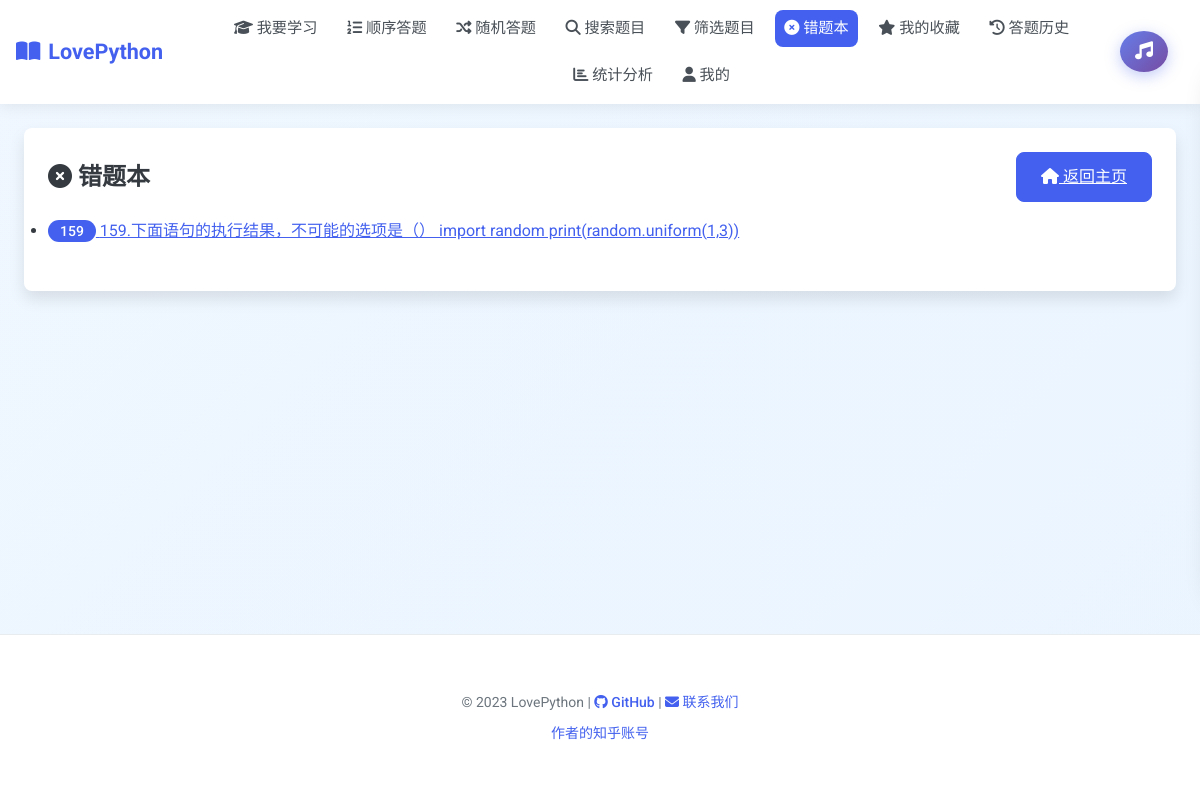
Screenshot of /wrong (signed in) with the database file from the repository.
### tables this page shows
CREATE TABLE questions (
        id TEXT PRIMARY KEY,
        stem TEXT NOT NULL,
        answer TEXT NOT NULL,
        difficulty TEXT,
        qtype TEXT,
        category TEXT,
        options TEXT, -- JSON stored options
        created_at DATETIME DEFAULT CURRENT_TIMESTAMP
    );

### app.py (the view)
@app.route('/wrong')
@login_required
def wrong_questions():
    user_id = get_user_id()
    conn = get_db()
    c = conn.cursor()
    c.execute('SELECT question_id FROM history WHERE user_id=? AND correct=0', (user_id,))
    rows = c.fetchall()
    conn.close()
    wrong_ids = set(r['question_id'] for r in rows)
    questions_list = []
    for qid in wrong_ids:
        q = fetch_question(qid)
        if q:
            questions_list.append(q)
    return render_template('wrong.html', questions=questions_list)

### app.py (called while the page is built)
def get_db():
    conn = sqlite3.connect('database.db')
    conn.row_factory = sqlite3.Row
    return conn

def login_required(f):
    @wraps(f)
    def decorated_function(*args, **kwargs):
        if not is_logged_in():
            flash("请先登录后再访问该页面", "error")
            return redirect(url_for('login', next=request.url))
        return f(*args, **kwargs)
    return decorated_function

def is_logged_in():
    return 'user_id' in session

def get_user_id():
    return session.get('user_id')

def fetch_question(qid):
    conn = get_db()
    c = conn.cursor()
    c.execute('SELECT * FROM questions WHERE id=?', (qid,))
    row = c.fetchone()
    conn.close()
    if row:
        return {
            'id': row['id'],
            'stem': row['stem'],
            'answer': row['answer'],
            'difficulty': row['difficulty'],
            'type': row['qtype'],
            'category': row['category'],
            'options': json.loads(row['options'])
        }
    return None

### templates/wrong.html (shortened to what this page needs)
{% extends 'base.html' %}
{% block content %}
<div class="card">
    <div class="card-title d-flex justify-content-between align-items-center">
        <div>
            <i class="fas fa-times-circle"></i> 错题本
        </div>
        <a href="{{ url_for('index') }}" class="btn btn-primary">
            <i class="fas fa-home"></i> 返回主页
        </a>
    </div>
    {% if questions %}
    <ul class="mb-3">
        {% for q in questions %}
            <li class="mb-2">
                <a href="{{ url_for('show_question', qid=q.id) }}" class="text-primary">
                    <span class="badge badge-primary">{{ q.id }}</span> {{ q.stem }}
                </a>
            </li>
        {% endfor %}
    </ul>
    {% else %}
    <div class="alert alert-info mb-3">
        <i class="fas fa-info-circle"></i> 当前没有错题。
    </div>
    {% endif %}
</div>
{% endblock %}

### static/style.css (style rules this page uses)
:root { --primary-color: #4361ee; --primary-hover: #3a56e7; --secondary-color: #3f8efc; --success-color: #2ec4b6; --danger-color: #e63946; --warning-color: #ffb703; --info-color: #4cc9f0; --light-color: #f8f9fa; --dark-color: #212529; --gray-100: #f8f9fa; --gray-200: #e9ecef; --gray-300: #dee2e6; --gray-400: #ced4da; --gray-500: #adb5bd; --gray-600: #6c757d; --gray-700: #495057; --gray-800: #343a40; --gray-900: #212529; --font-main: 'Roboto', 'Noto Sans SC', sans-serif; --border-radius: 0.5rem; --box-shadow: 0 0.5rem 1rem rgba(0, 0, 0, 0.1); --transition: all 0.3s ease; }
* { box-sizing: border-box; margin: 0; padding: 0; }
html { scroll-behavior: smooth; }
body { font-family: var(--font-main); background: linear-gradient(135deg, #f0f7ff 0%, #eaf5ff 100%); color: var(--gray-800); line-height: 1.6; min-height: 100vh; display: flex; flex-direction: column; }
.card { background-color: white; border-radius: var(--border-radius); box-shadow: var(--box-shadow); padding: 1.5rem; margin-bottom: 1.5rem; transition: var(--transition); }
.card-title { color: var(--gray-800); font-size: 1.5rem; margin-bottom: 1rem; font-weight: 600; }
.btn { display: inline-block; font-weight: 500; text-align: center; white-space: nowrap; vertical-align: middle; user-select: none; border: 1px solid transparent; padding: 0.75rem 1.5rem; font-size: 1rem; line-height: 1.5; border-radius: var(--border-radius); transition: var(--transition); cursor: pointer; touch-action: manipulation; -webkit-tap-highlight-color: transparent; position: relative; overflow: hidden; min-height: 2.75rem; }
.btn::after { content: ''; display: block; position: absolute; width: 100%; height: 100%; top: 0; left: 0; pointer-events: none; background-image: radial-gradient(circle, rgba(255, 255, 255, 0.3) 10%, transparent 10.01%); background-repeat: no-repeat; background-position: 50%; transform: scale(10, 10); opacity: 0; transition: transform 0.5s, opacity 0.8s; }
.btn-primary { color: #fff; background-color: var(--primary-color); border-color: var(--primary-color); }
.badge { display: inline-block; padding: 0.25rem 0.75rem; font-size: 0.875rem; font-weight: 500; line-height: 1; text-align: center; white-space: nowrap; vertical-align: baseline; border-radius: 50rem; }
.badge-primary { background-color: var(--primary-color); color: white; }
.mb-2 { margin-bottom: 1rem !important; }
.mb-3 { margin-bottom: 1.5rem !important; }
.d-flex { display: flex !important; }
.justify-content-between { justify-content: space-between !important; }
.align-items-center { align-items: center !important; }
.text-primary { color: var(--primary-color) !important; }

### templates/base.html (style rules this page uses)
body { position: relative; min-height: 100vh; }

### rows the page displays
questions: id "159", stem "159.下面语句的执行结果，不可能的选项是（） import random print(random.uniform(1,3))"

### other values shown
{{ current_year|default(2023) }} "2023"
